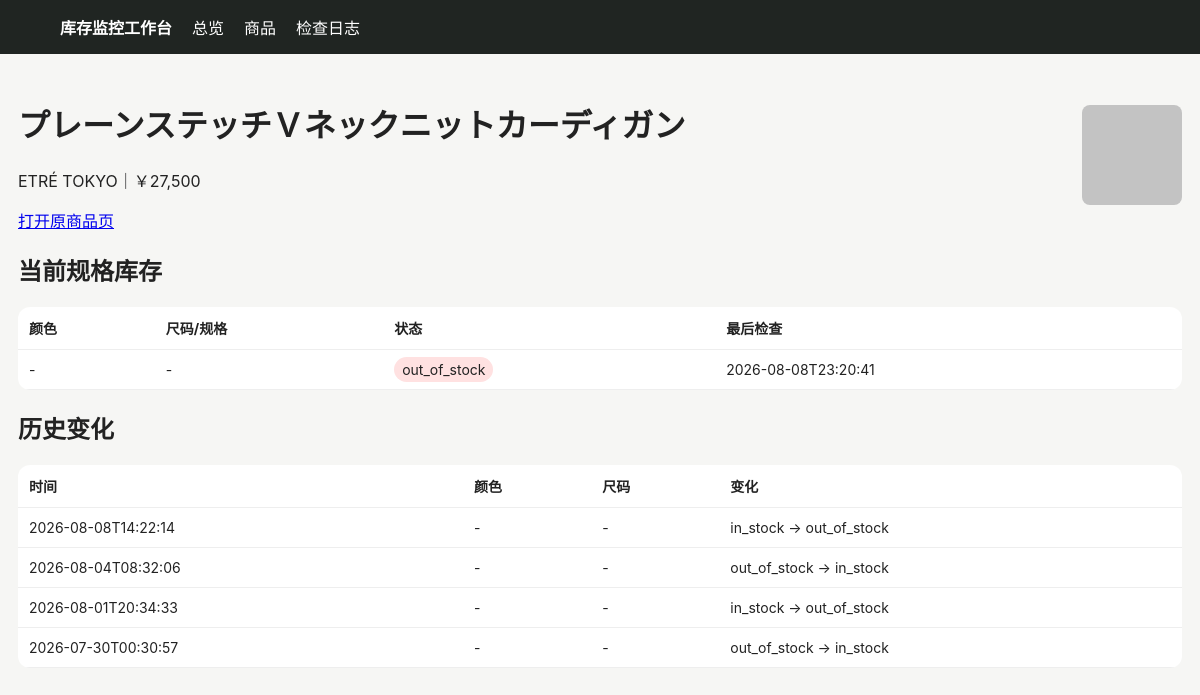
Screenshot of /product/255 with the database file from the repository.
### tables this page shows
CREATE TABLE products (
 id INTEGER PRIMARY KEY AUTOINCREMENT,
 site TEXT NOT NULL,
 url TEXT NOT NULL UNIQUE,
 name TEXT NOT NULL,
 price TEXT,
 image_url TEXT,
 first_seen TEXT NOT NULL,
 last_seen TEXT NOT NULL
);

CREATE TABLE variants (
 id INTEGER PRIMARY KEY AUTOINCREMENT,
 product_id INTEGER NOT NULL,
 color TEXT NOT NULL DEFAULT '',
 size TEXT NOT NULL DEFAULT '',
 status TEXT NOT NULL,
 last_checked TEXT NOT NULL,
 UNIQUE(product_id, color, size)
);

CREATE TABLE changes (
 id INTEGER PRIMARY KEY AUTOINCREMENT,
 product_id INTEGER NOT NULL,
 color TEXT NOT NULL DEFAULT '',
 size TEXT NOT NULL DEFAULT '',
 old_status TEXT NOT NULL,
 new_status TEXT NOT NULL,
 detected_at TEXT NOT NULL
);

### app/main.py (the view)
@app.get("/product/{pid}")
def product(request: Request, pid: int):
    with conn() as c:
        p=c.execute("SELECT * FROM products WHERE id=?",(pid,)).fetchone()
        vs=c.execute("SELECT * FROM variants WHERE product_id=? ORDER BY color,size",(pid,)).fetchall()
        cs=c.execute("SELECT * FROM changes WHERE product_id=? ORDER BY detected_at DESC",(pid,)).fetchall()
    return templates.TemplateResponse("product.html", {"request":request,"p":p,"variants":vs,"changes":cs})

### app/templates/product.html
{% extends "base.html" %}{% block content %}<div class="top"><div><h1>{{p.name}}</h1><p>{{p.site}}｜{{p.price}}</p><a href="{{p.url}}" target="_blank">打开原商品页</a></div>{% if p.image_url %}<img class="thumb" style="width:100px;height:100px" src="{{p.image_url}}">{% endif %}</div>
<h2>当前规格库存</h2><table><tr><th>颜色</th><th>尺码/规格</th><th>状态</th><th>最后检查</th></tr>{% for v in variants %}<tr><td>{{v.color or "-"}}</td><td>{{v.size or "-"}}</td><td><span class="badge {{v.status}}">{{v.status}}</span></td><td>{{v.last_checked}}</td></tr>{% endfor %}</table>
<h2>历史变化</h2><table><tr><th>时间</th><th>颜色</th><th>尺码</th><th>变化</th></tr>{% for c in changes %}<tr><td>{{c.detected_at}}</td><td>{{c.color or "-"}}</td><td>{{c.size or "-"}}</td><td>{{c.old_status}} → {{c.new_status}}</td></tr>{% endfor %}</table>{% endblock %}

### app/templates/base.html (style rules this page uses)
body { font-family:-apple-system,BlinkMacSystemFont,"Segoe UI",sans-serif;background:#f6f6f4;color:#222;margin:0 }
table { width:100%;border-collapse:collapse;background:#fff;border-radius:12px;overflow:hidden }
th,td { padding:11px;border-bottom:1px solid #eee;text-align:left;font-size:14px }
.badge { padding:4px 8px;border-radius:999px;background:#eee }
.out_of_stock { background:#ffe1e1 }
img.thumb { width:52px;height:52px;object-fit:cover;border-radius:8px }
.top { display:flex;justify-content:space-between;align-items:center;margin-bottom:18px }

### rows the page displays
products: name "プレーンステッチＶネックニットカーディガン", site "ETRÉ TOKYO", price "￥27,500", image_url (picture)
variants: color "-", size "-", status "out_of_stock", last_checked "2026-08-08T23:20:41"
changes: detected_at "2026-08-08T14:22:14", color "-", size "-", old_status "in_stock", new_status "out_of_stock"
changes: detected_at "2026-08-04T08:32:06", color "-", size "-", old_status "out_of_stock", new_status "in_stock"
changes: detected_at "2026-08-01T20:34:33", color "-", size "-", old_status "in_stock", new_status "out_of_stock"
changes: detected_at "2026-07-30T00:30:57", color "-", size "-", old_status "out_of_stock", new_status "in_stock"
